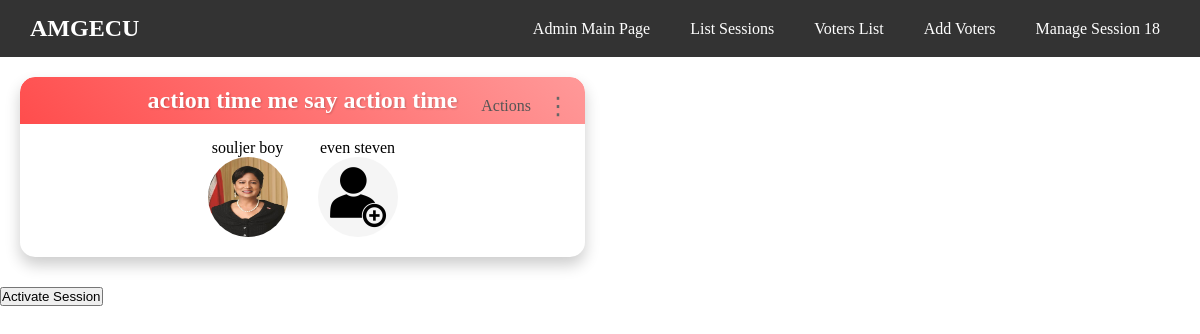
The app's page /view_voting_session/18/ with its own data.
### voters/models.py (models this page shows, shortened)
class VotingSession(models.Model):
    session_id = models.AutoField(primary_key=True)
    title = models.CharField(max_length=200)
    unique_url = models.URLField(unique=True, blank=True, null=True)
    is_active = models.BooleanField(default=False)
    admin = models.ForeignKey(User, on_delete=models.CASCADE)  # session creator/admin
    qr_code = models.ImageField(upload_to='qr_codes/', blank=True, null=True)
    created_at = models.DateTimeField(auto_now_add=True)
    updated_at = models.DateTimeField(auto_now=True)
    total_voters = models.IntegerField(default=0)
    current_voters = models.IntegerField(default=0)

class VotingSegmentHeader(models.Model):
    session = models.ForeignKey(VotingSession, on_delete=models.CASCADE, related_name='segments')
    name = models.CharField(max_length=255)  # Name of the segment header, e.g., "President", "Treasurer"
    order = models.IntegerField(default=0)  # Field to store order
    class Meta:
        ordering = ['order']  # Ensures segments are returned in the specified order

class Candidate(models.Model):
    name = models.CharField(max_length=255)
    photo = models.ImageField(upload_to='candidate_photos/')
    voting_session = models.ForeignKey(VotingSession, on_delete=models.CASCADE)
    segment_header = models.ForeignKey(VotingSegmentHeader, on_delete=models.CASCADE, related_name='candidates')

### voters/views.py (the view)
# urls.py: path('view_voting_session/<int:session_id>/', voters_views.active_voting_session, name = 'active_voting_session'),
def active_voting_session(request, session_id):
    session = get_object_or_404(VotingSession, session_id=session_id)
    segments = VotingSegmentHeader.objects.filter(session=session).prefetch_related('candidates')
    context = {
        'session': session,
        'segments': segments,
    }
    return render(request, 'voters/voting_session.html', context)

### voters/templates/voters/voting_session.html (shortened to what this page needs)
<head>
    {% load static %}
    <link href="{% static 'style.css' %}?v={% now 'U' %}" rel="stylesheet">
</head>
<body>
    <nav class="voting_session-navbar">
        <div class="voting_session-navbar-content">
            <h1 class="voting_session-navbar-title">{{session.title}}</h1>
            <div class="voting_session-navbar-links">
                <ul>
                    <li><a href="{% url 'admin_main_page' %}">Admin Main Page</a></li>
                    <li><a href="{% url 'list_voting_sessions' %}">List Sessions</a></li>
                    <li><a href="{% url 'voter_list' session.session_id %}">Voters List</a></li>
                    <li><a href="{% url 'add_voters' session.session_id %}">Add Voters</a></li>
                    <li><a href="{% url 'manage_session' session.session_id %}">Manage Session {{ session.session_id }}</a></li>
                </ul>
            </div>
        </div>
    </nav>
    <form method="post" action="{% url 'activate_session' session.session_id %}">
        <div id="sortable-segments">
            {% for segment in segments %}
                <div class="voting_session_segment" data-id="{{ segment.id }}">
                    <div class="options-menu">
                        <span class="options-label">Actions</span>
                        <span class="options-icon" onclick="toggleOptionsMenu(event)">⋮</span>
                    </div>
                    <h3>{{ segment.name }}</h3>
                    <div class="voting_session_candidates">
                        {% for candidate in segment.candidates.all %}
                            <div class="voting_session_candidate">
                                <p>{{ candidate.name }}</p>
                                <img src="{{ candidate.photo.url }}" alt="Candidate Photo">
                            </div>
                        {% endfor %}
                    </div>
                </div>
            {% endfor %}
        </div>
        <button style="align-items: center;" type="submit">Activate Session</button>
    </form>
</body>

### voting_static/style.css (style rules this page uses)
*, *:before, *:after { padding: 0; margin: 0; box-sizing: border-box; }
#sortable-segments { display: grid; grid-template-columns: repeat(2, 1fr); gap: 30px; padding: 20px; border-radius: 30px; }
.voting_session_segment { position: relative; background-color: #fff; border-radius: 15px; box-shadow: 0 8px 15px rgba(0, 0, 0, 0.2); transition: transform 0.2s ease, box-shadow 0.2s ease; overflow: hidden; margin-bottom: 10px; }
.voting_session_segment h3 { background: linear-gradient(45deg, var(--segment-color), var(--segment-light-color)); color: #fff; text-align: center; font-size: 1.5rem; padding: 10px; margin: 0; border-radius: 15px 15px 0 0; font-weight: bold; text-shadow: 1px 1px 2px rgba(0, 0, 0, 0.2); }
.voting_session_candidates { padding: 15px; display: flex; flex-wrap: wrap; gap: 10px; justify-content: center; }
.voting_session_candidate { text-align: center; width: 100px; }
.voting_session_candidate img { width: 80px; height: 80px; border-radius: 50%; object-fit: fill; margin-bottom: 5px; }
.voting_session-navbar { width: auto; display: flex; justify-content: space-between; align-items: center; background-color: #333; padding: 15px 30px; color: white; }
.voting_session-navbar-content { display: flex; justify-content: space-between; align-items: center; width: 100%; }
.voting_session-navbar-title { font-size: 1.5em; color: white; }
.voting_session-navbar-links ul { list-style-type: none; display: flex; gap: 20px; margin: 0; padding: 0; }
.voting_session-navbar-links ul li a { color: white; text-decoration: none; font-size: 1em; padding: 5px 10px; border-radius: 5px; transition: background-color 0.3s; }
* { margin: 0; padding: 0; box-sizing: border-box; }
.options-menu { position: absolute; top: 10px; right: 10px; display: flex; align-items: center; }
.options-label { font-size: 1rem; color: #555; margin-right: 10px; }
.options-icon { cursor: pointer; font-size: 1.5rem; color: #666; padding: 5px; }

### records on screen
VotingSession: title "AMGECU", session_id "18"
VotingSegmentHeader: name "action time me say action time"
Candidate: name "souljer boy", photo (picture)
Candidate: name "even steven", photo (picture)
